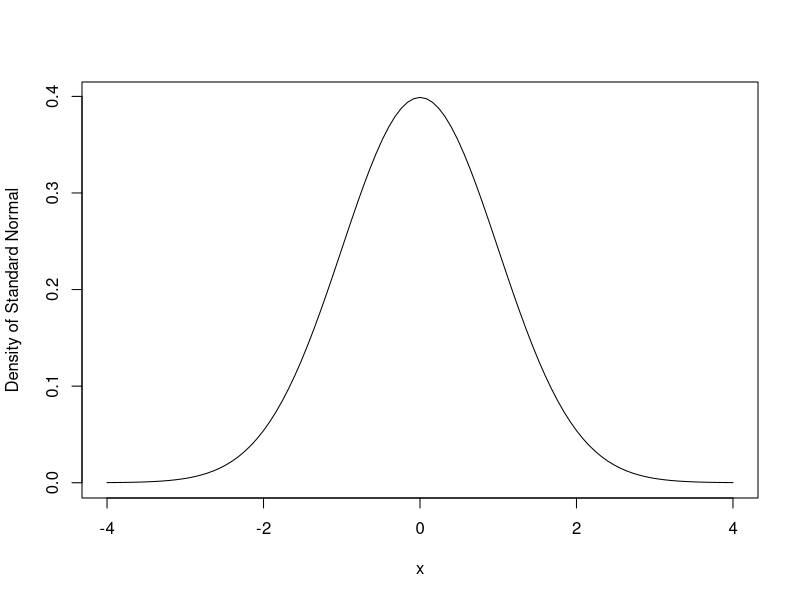
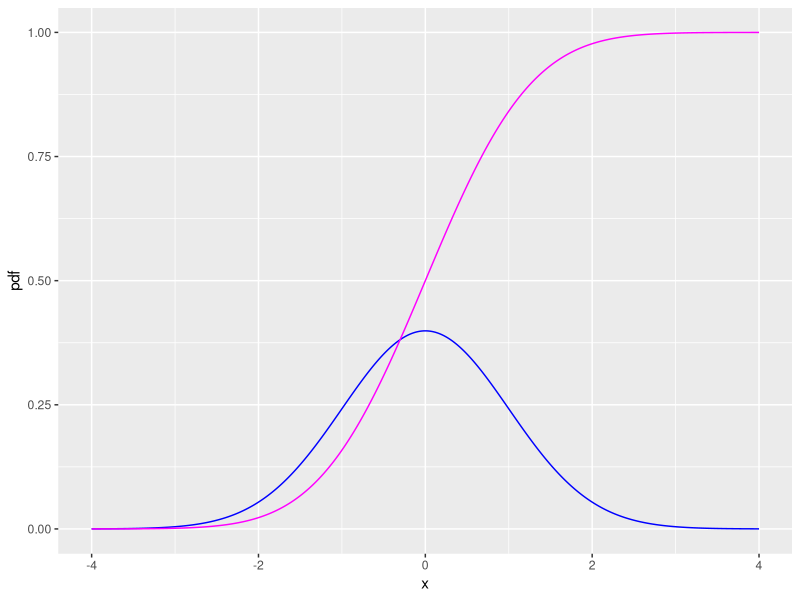
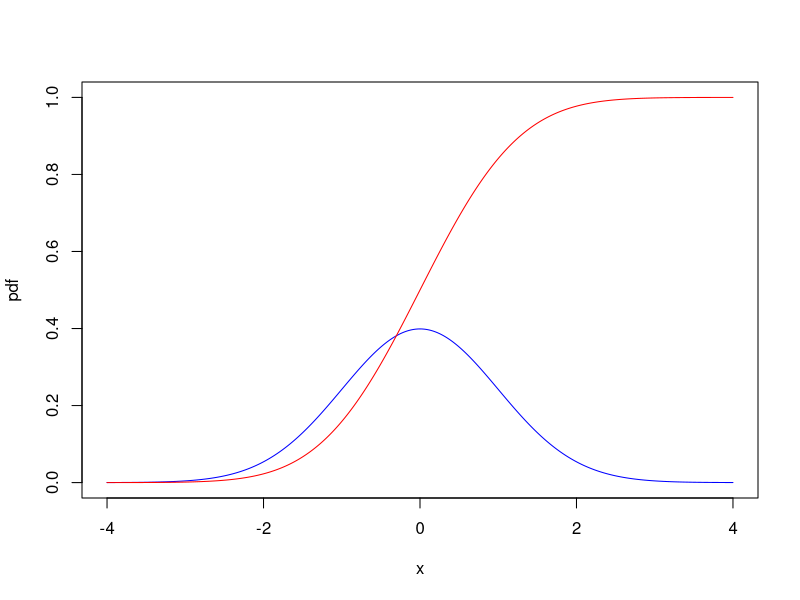

The R script that drew these images, in order:

fx <- function(x) dnorm(x, mean=0, sd=1)

curve(expr=fx, from=-4, to=4, ylab="Density of Standard Normal")



##### On same set of axes with distribution
library(ggplot2)

x <- seq(-4, 4, 0.01)
pdf <- dnorm(x, mean=0, sd=1)
cdf <- pnorm(x, mean=0, sd=1)
df <- data.frame(x, pdf, cdf)

ggplot(df, aes(x)) + 
      geom_line(aes(y=pdf), colour="blue") + 
      geom_line(aes(y=cdf), colour="magenta")


#### WITH R BASE FUNCTIONS
plot(x, pdf,  col="blue", type="l", ylim=c(0,1))
lines(x, cdf, type="l", col="red")
